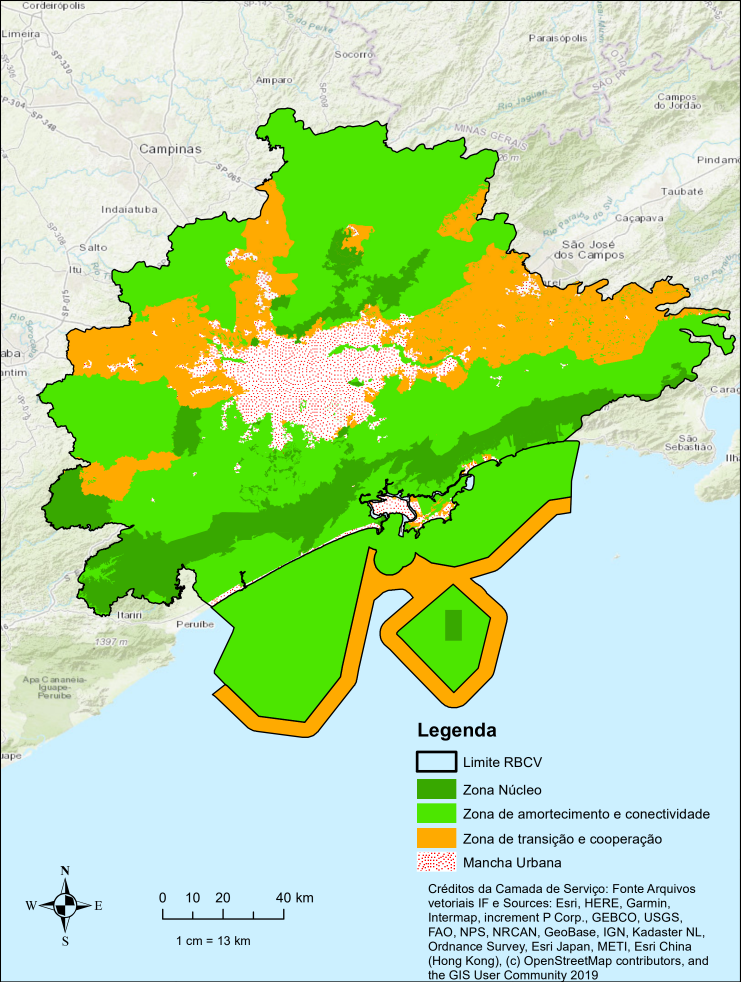
#> input picture data/rbcv_cinturao_verde_regional.png, 2222 x 2946 px, found by its file name (shown at 1/3 size)
$ python find_raster_dots.py
#> lines starting #> are read from the running program, lines starting #| are printed output that depends on the picture; after the words box and inside, x2 and y2 are one past the last pixel; in counts of white or black regions, pixels touching at a corner belong together; long printed decimals are rounded
from PIL import Image
import numpy as np
import cv2

img = Image.open("C:/Users/admin/.gemini/antigravity/scratch/sao-roque-gis-hub/data/rbcv_cinturao_verde_regional.png")
#> img is the input picture: PIL image 2222x2946 RGB; mean R, G, B 182, 220.7, 161.2
arr = np.array(img.convert('RGB'))

# Find red mask (urban dots)
red_mask = ((arr[:, :, 0] > 180) & (arr[:, :, 1] < 80) & (arr[:, :, 2] < 80)).astype(np.uint8) * 255
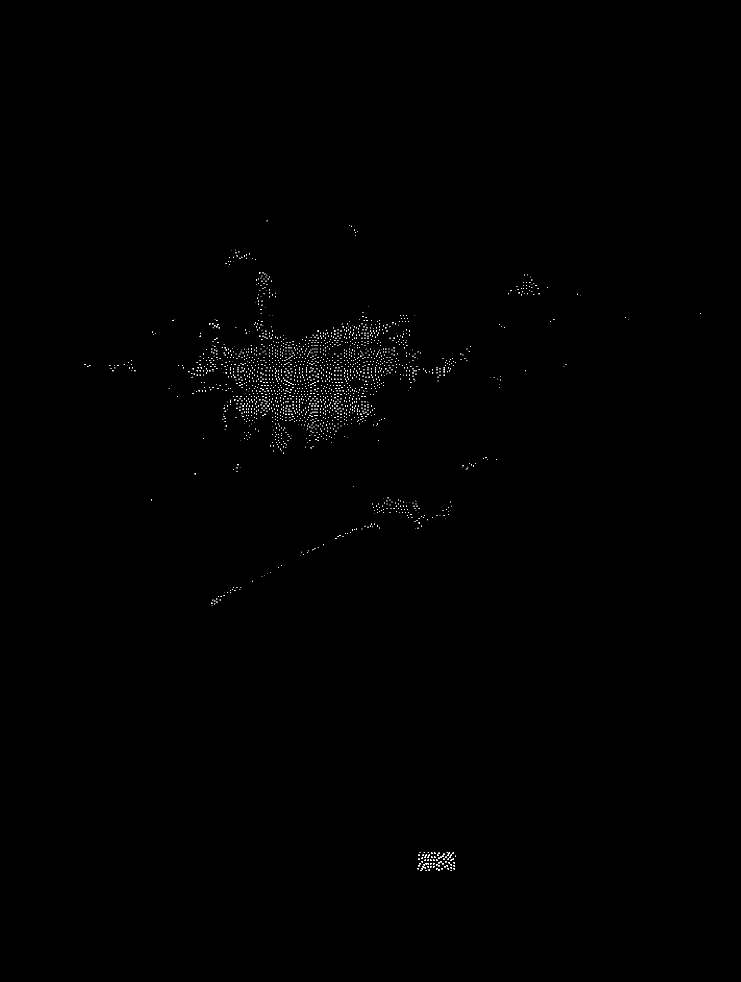
#> red_mask: shape (2946, 2222) (shown at 1/3 size); 0.18% white in thin lines or dots, all inside (x1, y1, x2, y2) = (252, 661, 2103, 2613)

num_labels, labels, stats, centroids = cv2.connectedComponentsWithStats(red_mask)
#> labels: shape (2946, 2222) int32; 2036 distinct labels, from 0 to 2035
#> num_labels = 2036; stats = 2036 rows, first 6: [0, 0, 2222, 2946, 6534482], [800, 661, 2, 3, 5], [1047, 676, 2, 1, 2], [1053, 677, 2, 3, 4], [1063, 689, 2, 3, 6], [1072, 693, 1, 1, 1]; centroids = 2036 pairs, first value 253.5 to 2101, second value 662.2 to 2611.5
print(f"Total red components: {num_labels - 1}")
#| Total red components: 2035

# Let's find key components:
# 1. Westernmost red dot of Vargem Grande Paulista:
# In the image, Vargem Grande is around x in [500, 600], y in [1050, 1250]
vg_dots = []
cotia_dots = []

for i in range(1, num_labels):
    cx, cy = centroids[i]
    area = stats[i, cv2.CC_STAT_AREA]
    if area < 3:
        continue
    if 500 <= cx <= 600 and 1100 <= cy <= 1250:
        vg_dots.append((cx, cy, area))
    if 600 <= cx <= 750 and 1100 <= cy <= 1250:
        cotia_dots.append((cx, cy, area))
#> this loop made 2035 passes
#> (cx, cy, area) on passes 1 to 3: (800.6, 662.2, 5), (1047.5, 676, 2), (1053.2, 678.2, 4)
#> after the loop, cotia_dots = 106 items, first 6: (603.6, 1102.9, 11), (691.1, 1102.9, 8), (713.5, 1103, 6), (725.5, 1103, 6), (619.1, 1105.9, 8), (650, 1105.5, 6); vg_dots = [(550.1, 1102.9, 8), (594.1, 1102.9, 8), (578.9, 1106.1, 9), (591.1, 1111.9, 8), (566.1, 1114.9, 8), (575, 1119.2, 4), (582.1, 1121.9, 8), (591.1, 1124.9, 8), (575.6, 1131.2, 5), (507, 1164, 3), (597, 1172, 9), (588.5, 1174.5, 4), (578.4, 1179.9, 9), (532, 1189, 7)]

vg_dots.sort(key=lambda d: d[0])
cotia_dots.sort(key=lambda d: d[0])

print(f"Vargem Grande dots: {vg_dots[:5]}")
#| Vargem Grande dots: [(507.0, 1164.0, 3), (532.0, 1189.0, 7), (550.125, 1102.875, 8), (566.125, 1114.875, 8), (575.0, 1119.25, 4)]
print(f"Cotia dots: {cotia_dots[:5]}")
#| Cotia dots: [(600.125, 1111.875, 8), (600.125, 1124.875, 8), (603.636, 1102.909, 11), (604.0, 1146.0, 3), (607.0, 1172.0, 9)]
